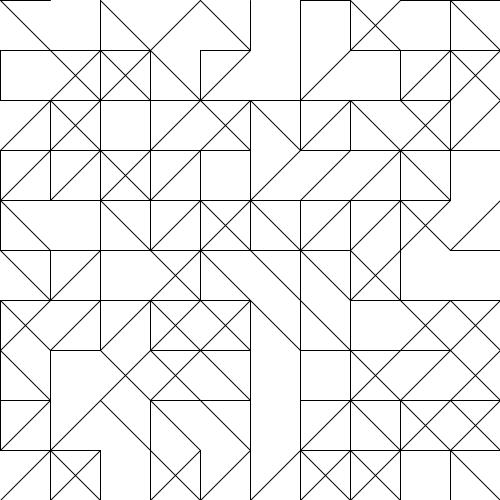
Frame 1 (no input)
Frame 60 (the mouse pressed at the canvas centre just before this capture): identical to frame 1, image omitted
Frame 120 (the mouse held since frame 60 and released just before this capture): identical to frame 1, image omitted

The Processing sketch that drew this single still picture (run headless with seeded random() and noise(); from frame 60 on, the mouse is pressed at the canvas centre):

// Processing sketch: laberintomultidimensional
// ── laberintomultidimensional.pde
int filas = 10;
int columnas = 10;

int tam = 50;

boolean[][][] laberinto = new boolean[filas][columnas][6];

void setup() {

  size(500, 500);

 
  for (int f = 0; f < filas; f++) {

    for (int c = 0; c < columnas; c++) {

      for (int l = 0; l < 6; l++) {

        laberinto[f][c][l] = random(1) > 0.5;
      }
    }
  }
}

void draw() {

  background(255);

  for (int f = 0; f < filas; f++) {

    for (int c = 0; c < columnas; c++) {

      int x = c * tam;
      int y = f * tam;

   
      if (laberinto[f][c][0]) {
        line(x, y, x + tam, y);
      }

      if (laberinto[f][c][1]) {
        line(x + tam, y, x + tam, y + tam);
      }

      if (laberinto[f][c][2]) {
        line(x, y + tam, x + tam, y + tam);
      }
      
      if (laberinto[f][c][3]) {
        line(x, y, x, y + tam);
      }
     
      if (laberinto[f][c][4]) {
        line(x, y, x + tam, y + tam);
      }
    
      if (laberinto[f][c][5]) {
        line(x + tam, y, x, y + tam);
      }
    }
  }
}
